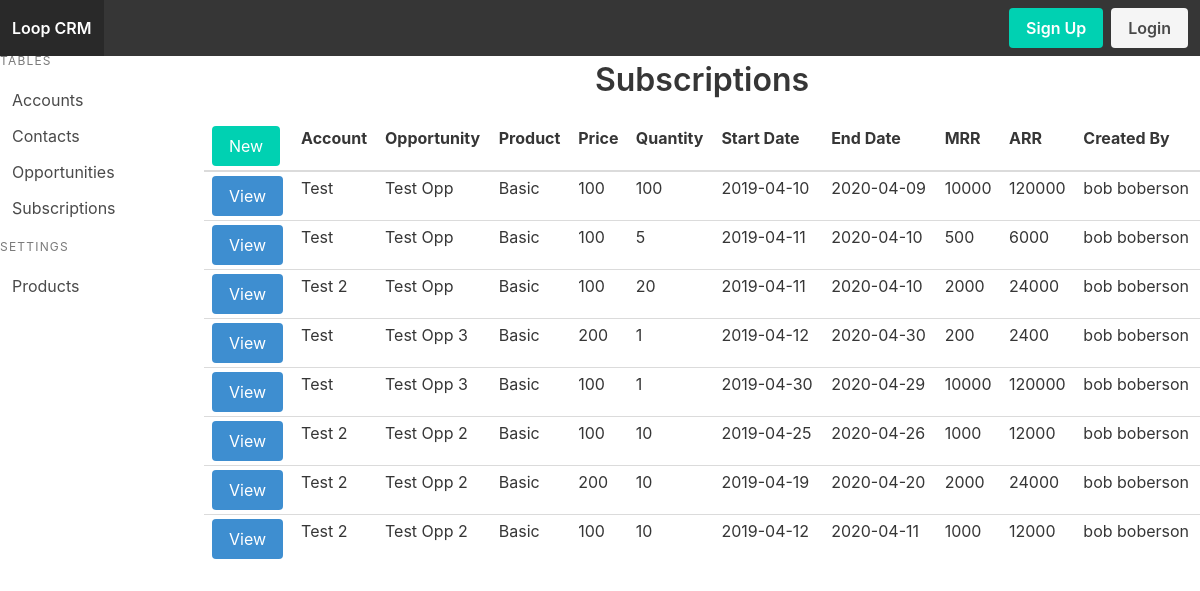
The page /subscription/r on the database as committed earlier.
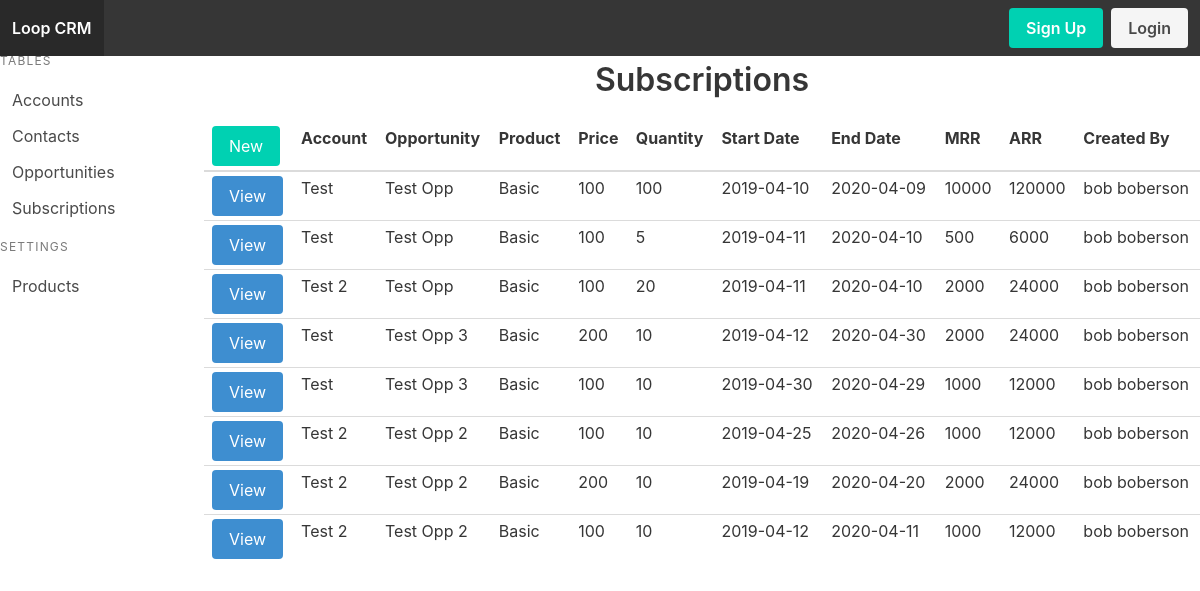
The same page on the database as committed later.
### models.py (models this page shows, shortened)
class Subscription(Model):
    account = ForeignKeyField(model=Account, null=True, backref='subscription')
    opportunity = ForeignKeyField(model=Opportunity, null=True, backref='subscription')
    product = ForeignKeyField(model=Product, null=True, backref='subscription')
    product_price = DecimalField(default=Product.price)
    quantity = IntegerField(default=1)
    sub_start_date = DateField()
    sub_end_date = DateField()
    mrr = DecimalField()
    arr = DecimalField()
    created_by = ForeignKeyField(model=User, null=True, backref='creator')
    class Meta:
        database = DATABASE

class Account(Model):
    name = CharField()
    owner = ForeignKeyField(model=User, null=True, backref='owner')
    created_by = ForeignKeyField(model=User, null=True, backref='creator')
    account_type = CharField()
    street = CharField()
    city = CharField()
    state = CharField()
    country = CharField()
    website = CharField()
    mrr = DecimalField()
    arr = DecimalField()
    class Meta:
        database = DATABASE

class Opportunity(Model):
    account = ForeignKeyField(model=Account, null=True, backref='opportunity')
    name = CharField()
    owner = ForeignKeyField(model=User, null=True, backref='owner')
    opportunity_type = CharField()
    primary_contact = ForeignKeyField(model=Contact, null=True, backref='opportunity')
    mrr = DecimalField()
    arr = DecimalField()
    stage = CharField()
    close_date = DateField()
    created_by = ForeignKeyField(model=User, null=True, backref='creator')
    class Meta:
        database = DATABASE

class Product(Model):
    name = CharField()
    price = DecimalField()
    class Meta:
        database = DATABASE

class User(UserMixin, Model):
    username = CharField(unique=True)
    fullname = CharField()
    email = CharField(unique=True)
    password = CharField(max_length=100)
    joined_at = DateTimeField(default=datetime.datetime.now)
    is_admin = BooleanField(default=False)
    class Meta:
        database = DATABASE

### app.py (the view)
@app.route('/subscription', methods=['GET'])
@app.route('/subscription/', methods=['GET'])
@app.route('/subscription/r', methods=['GET'])
@app.route('/subscription/<subscriptionid>', methods=['GET'])
@app.route('/subscription/<subscriptionid>/', methods=['GET'])
@app.route('/subscription/<subscriptionid>/r', methods=['GET'])
def subscription(subscriptionid=None):
    subscriptions = models.Subscription.select()
    title = 'Subscriptions'
    if subscriptionid != None:
        subscription = models.Subscription.select().where(models.Subscription.id == subscriptionid).get()
        title = 'Subscription Details'
        return render_template('subscription-detail.html', subscription=subscription, user=g.user._get_current_object(), title=title)
    return render_template('subscription.html', subscriptions=subscriptions, title=title)

### app.py (called while the page is built)
@app.before_request
def before_request():
    g.db = models.DATABASE
    g.db.connect()
    g.user = current_user

@app.after_request
def after_request(response):
    g.db.close()
    return response

### templates/subscription.html
{% extends 'index.html' %}
{% from 'macros.html' import render_subscription %}
{% block content %}
<table class="table is-fullwidth is-hoverable is-narrow">
    <thead>
        <tr>
            <td><a class='button is-primary' href="{{url_for('create_subscription')}}">New</a></td>
            <th>Account</th>
            <th>Opportunity</th>
            <th>Product</th>
            <th>Price</th>
            <th>Quantity</th>
            <th>Start Date</th>
            <th>End Date</th>
            <th>MRR</th>
            <th>ARR</th>
            <th>Created By</th>
        </tr>
    </thead>
    <tbody>
        {% for subscription in subscriptions %}
            {{ render_subscription(subscription) }}
        {% endfor %}
    </tbody>
</table>
{% endblock %}

### templates/macros.html (shortened to what this page needs)
{% macro render_subscription(subscription) %}
    <tr>
        <td><a class='button is-info' href="{{url_for('subscription', subscriptionid=subscription.id)}}">View</a></td>
        <td>{% if subscription.account %}{{subscription.account.name}}{% endif %}</td>
        <td>{% if subscription.opportunity %}{{subscription.opportunity.name}}{% endif %}</td>
        <td>{% if subscription.product %}{{subscription.product.name}}{% endif %}</td>
        <td>{{subscription.product_price}}</td>
        <td>{{subscription.quantity}}</td>
        <td>{{subscription.sub_start_date}}</td>
        <td>{{subscription.sub_end_date}}</td>
        <td>{{subscription.mrr}}</td>
        <td>{{subscription.arr}}</td>
        <td>{% if subscription.created_by %}{{subscription.created_by.fullname}}{% endif %}</td>
    </tr>
{% endmacro %}

Rows that differ between the two databases and show on the page:
changed Subscription (number 4 of 8 on the later page): quantity "1" → "10"; mrr "200" → "2000"; arr "2400" → "24000"
changed Subscription (number 5 of 8 on the later page): quantity "1" → "10"; mrr "10000" → "1000"; arr "120000" → "12000"
